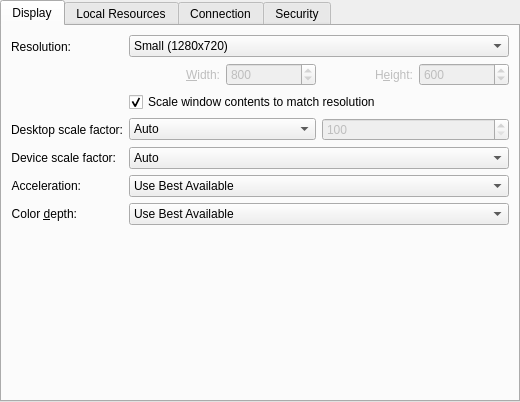
<?xml version="1.0" encoding="UTF-8"?>
<ui version="4.0">
 <class>RdpPreferences</class>
 <widget class="QWidget" name="RdpPreferences">
  <property name="geometry">
   <rect>
    <x>0</x>
    <y>0</y>
    <width>520</width>
    <height>360</height>
   </rect>
  </property>
  <layout class="QVBoxLayout" name="verticalLayout">
   <property name="leftMargin">
    <number>0</number>
   </property>
   <property name="topMargin">
    <number>0</number>
   </property>
   <property name="rightMargin">
    <number>0</number>
   </property>
   <property name="bottomMargin">
    <number>0</number>
   </property>
   <item>
    <widget class="QTabWidget" name="settingsTabs">
     <property name="currentIndex">
      <number>0</number>
     </property>
     <widget class="QWidget" name="displayTab">
      <attribute name="title">
       <string>Display</string>
      </attribute>
      <layout class="QFormLayout" name="displayLayout">
       <item row="0" column="0">
        <widget class="QLabel" name="resolutionLabel">
         <property name="text">
          <string>Resolution:</string>
         </property>
         <property name="alignment">
          <set>Qt::AlignmentFlag::AlignRight|Qt::AlignmentFlag::AlignTrailing|Qt::AlignmentFlag::AlignVCenter</set>
         </property>
        </widget>
       </item>
       <item row="0" column="1">
        <widget class="QWidget" name="resolutionField">
         <layout class="QVBoxLayout" name="resolutionFieldLayout">
          <property name="leftMargin">
           <number>0</number>
          </property>
          <property name="topMargin">
           <number>0</number>
          </property>
          <property name="rightMargin">
           <number>0</number>
          </property>
          <property name="bottomMargin">
           <number>0</number>
          </property>
          <item>
           <widget class="KComboBox" name="kcfg_Resolution">
            <property name="sizePolicy">
             <sizepolicy hsizetype="MinimumExpanding" vsizetype="Fixed">
              <horstretch>0</horstretch>
              <verstretch>0</verstretch>
             </sizepolicy>
            </property>
            <property name="minimumSize">
             <size>
              <width>280</width>
              <height>0</height>
             </size>
            </property>
            <property name="whatsThis">
             <string>Here you can specify the resolution of the remote desktop. This resolution determines the size of the desktop that will be presented to you.</string>
            </property>
            <property name="currentIndex">
             <number>0</number>
            </property>
            <item>
             <property name="text">
              <string>Small (1280x720)</string>
             </property>
            </item>
            <item>
             <property name="text">
              <string>Medium (1600x900)</string>
             </property>
            </item>
            <item>
             <property name="text">
              <string>Large (1920x1080)</string>
             </property>
            </item>
            <item>
             <property name="text">
              <string>Current Window Size</string>
             </property>
            </item>
            <item>
             <property name="text">
              <string>Current Screen Resolution</string>
             </property>
            </item>
            <item>
             <property name="text">
              <string>Custom Resolution (…)</string>
             </property>
            </item>
            <item>
             <property name="text">
              <string>Use All Screens Resolution</string>
             </property>
            </item>
           </widget>
          </item>
          <item>
           <widget class="QWidget" name="customResolution">
            <layout class="QHBoxLayout" name="customResolutionLayout">
             <property name="leftMargin">
              <number>0</number>
             </property>
             <property name="topMargin">
              <number>0</number>
             </property>
             <property name="rightMargin">
              <number>0</number>
             </property>
             <property name="bottomMargin">
              <number>0</number>
             </property>
             <item>
              <widget class="QLabel" name="widthLabel">
               <property name="enabled">
                <bool>false</bool>
               </property>
               <property name="text">
                <string>&amp;Width:</string>
               </property>
               <property name="alignment">
                <set>Qt::AlignmentFlag::AlignRight|Qt::AlignmentFlag::AlignTrailing|Qt::AlignmentFlag::AlignVCenter</set>
               </property>
               <property name="buddy">
                <cstring>kcfg_Width</cstring>
               </property>
              </widget>
             </item>
             <item>
              <widget class="QSpinBox" name="kcfg_Width">
               <property name="enabled">
                <bool>false</bool>
               </property>
               <property name="whatsThis">
                <string>This is the width of the remote desktop. You can only change this value manually if you select Custom as desktop resolution above.</string>
               </property>
               <property name="maximum">
                <number>9999</number>
               </property>
               <property name="value">
                <number>800</number>
               </property>
              </widget>
             </item>
             <item>
              <widget class="QLabel" name="heightLabel">
               <property name="enabled">
                <bool>false</bool>
               </property>
               <property name="text">
                <string>H&amp;eight:</string>
               </property>
               <property name="alignment">
                <set>Qt::AlignmentFlag::AlignRight|Qt::AlignmentFlag::AlignTrailing|Qt::AlignmentFlag::AlignVCenter</set>
               </property>
               <property name="buddy">
                <cstring>kcfg_Height</cstring>
               </property>
              </widget>
             </item>
             <item>
              <widget class="QSpinBox" name="kcfg_Height">
               <property name="enabled">
                <bool>false</bool>
               </property>
               <property name="whatsThis">
                <string>This is the height of the remote desktop. You can only change this value manually if you select Custom as desktop resolution above.</string>
               </property>
               <property name="maximum">
                <number>9999</number>
               </property>
               <property name="value">
                <number>600</number>
               </property>
              </widget>
             </item>
            </layout>
           </widget>
          </item>
         </layout>
        </widget>
       </item>
       <item row="1" column="1">
        <widget class="QCheckBox" name="kcfg_ScaleToSize">
         <property name="minimumSize">
          <size>
           <width>0</width>
           <height>0</height>
          </size>
         </property>
         <property name="text">
          <string>Scale window contents to match resolution</string>
         </property>
         <property name="checked">
          <bool>true</bool>
         </property>
        </widget>
       </item>
       <item row="2" column="0">
        <widget class="QLabel" name="desktopScaleFactorLabel">
         <property name="text">
          <string>Desktop scale factor:</string>
         </property>
         <property name="alignment">
          <set>Qt::AlignmentFlag::AlignRight|Qt::AlignmentFlag::AlignTrailing|Qt::AlignmentFlag::AlignVCenter</set>
         </property>
         <property name="buddy">
          <cstring>kcfg_DesktopScaleFactorCustom</cstring>
         </property>
        </widget>
       </item>
       <item row="2" column="1">
        <layout class="QHBoxLayout" name="desktopScaleFactorLayout">
         <property name="leftMargin">
          <number>0</number>
         </property>
         <property name="topMargin">
          <number>0</number>
         </property>
         <property name="rightMargin">
          <number>0</number>
         </property>
         <property name="bottomMargin">
          <number>0</number>
         </property>
         <item>
          <widget class="KComboBox" name="kcfg_DesktopScaleFactor">
           <property name="sizePolicy">
            <sizepolicy hsizetype="MinimumExpanding" vsizetype="Fixed">
             <horstretch>0</horstretch>
             <verstretch>0</verstretch>
            </sizepolicy>
           </property>
           <item>
            <property name="text">
             <string>Auto</string>
            </property>
           </item>
           <item>
            <property name="text">
             <string>Do not scale</string>
            </property>
           </item>
           <item>
            <property name="text">
             <string>Custom</string>
            </property>
           </item>
          </widget>
         </item>
         <item>
          <widget class="QSpinBox" name="kcfg_DesktopScaleFactorCustom">
           <property name="enabled">
            <bool>false</bool>
           </property>
           <property name="sizePolicy">
            <sizepolicy hsizetype="MinimumExpanding" vsizetype="Fixed">
             <horstretch>0</horstretch>
             <verstretch>0</verstretch>
            </sizepolicy>
           </property>
           <property name="minimum">
            <number>100</number>
           </property>
           <property name="maximum">
            <number>500</number>
           </property>
           <property name="value">
            <number>100</number>
           </property>
          </widget>
         </item>
        </layout>
       </item>
       <item row="3" column="0">
        <widget class="QLabel" name="deviceScaleFactorLabel">
         <property name="text">
          <string>Device scale factor:</string>
         </property>
         <property name="alignment">
          <set>Qt::AlignmentFlag::AlignRight|Qt::AlignmentFlag::AlignTrailing|Qt::AlignmentFlag::AlignVCenter</set>
         </property>
         <property name="buddy">
          <cstring>kcfg_DeviceScaleFactor</cstring>
         </property>
        </widget>
       </item>
       <item row="3" column="1">
        <widget class="KComboBox" name="kcfg_DeviceScaleFactor">
         <property name="sizePolicy">
          <sizepolicy hsizetype="MinimumExpanding" vsizetype="Fixed">
           <horstretch>0</horstretch>
           <verstretch>0</verstretch>
          </sizepolicy>
         </property>
         <property name="minimumSize">
          <size>
           <width>280</width>
           <height>0</height>
          </size>
         </property>
         <item>
          <property name="text">
           <string>Auto</string>
          </property>
         </item>
         <item>
          <property name="text">
           <string>100</string>
          </property>
         </item>
         <item>
          <property name="text">
           <string>140</string>
          </property>
         </item>
         <item>
          <property name="text">
           <string>180</string>
          </property>
         </item>
        </widget>
       </item>
       <item row="4" column="0">
        <widget class="QLabel" name="accelerationLabel">
         <property name="text">
          <string>Acceleration:</string>
         </property>
         <property name="alignment">
          <set>Qt::AlignmentFlag::AlignRight|Qt::AlignmentFlag::AlignTrailing|Qt::AlignmentFlag::AlignVCenter</set>
         </property>
        </widget>
       </item>
       <item row="4" column="1">
        <widget class="KComboBox" name="kcfg_Acceleration">
         <property name="sizePolicy">
          <sizepolicy hsizetype="MinimumExpanding" vsizetype="Fixed">
           <horstretch>0</horstretch>
           <verstretch>0</verstretch>
          </sizepolicy>
         </property>
         <property name="minimumSize">
          <size>
           <width>280</width>
           <height>0</height>
          </size>
         </property>
         <item>
          <property name="text">
           <string comment="Use best acceleration supported by both the server and krdc">Use Best Available</string>
          </property>
         </item>
         <item>
          <property name="text">
           <string>Force H.264</string>
          </property>
         </item>
         <item>
          <property name="text">
           <string>Force RemoteFX</string>
          </property>
         </item>
         <item>
          <property name="text">
           <string>Disable All Acceleration</string>
          </property>
         </item>
        </widget>
       </item>
       <item row="5" column="0">
        <widget class="QLabel" name="colorDepthLabel">
         <property name="text">
          <string>Color &amp;depth:</string>
         </property>
         <property name="alignment">
          <set>Qt::AlignmentFlag::AlignRight|Qt::AlignmentFlag::AlignTrailing|Qt::AlignmentFlag::AlignVCenter</set>
         </property>
         <property name="buddy">
          <cstring>kcfg_ColorDepth</cstring>
         </property>
        </widget>
       </item>
       <item row="5" column="1">
        <widget class="KComboBox" name="kcfg_ColorDepth">
         <property name="sizePolicy">
          <sizepolicy hsizetype="MinimumExpanding" vsizetype="Fixed">
           <horstretch>0</horstretch>
           <verstretch>0</verstretch>
          </sizepolicy>
         </property>
         <property name="minimumSize">
          <size>
           <width>280</width>
           <height>0</height>
          </size>
         </property>
         <item>
          <property name="text">
           <string comment="Use best color depth supported by both the server and krdc">Use Best Available</string>
          </property>
         </item>
         <item>
          <property name="text">
           <string>True Color with Alpha (32 Bit)</string>
          </property>
         </item>
         <item>
          <property name="text">
           <string>True Color (24 Bit)</string>
          </property>
         </item>
         <item>
          <property name="text">
           <string>High Color (16 Bit)</string>
          </property>
         </item>
         <item>
          <property name="text">
           <string>Low Color (8 Bit)</string>
          </property>
         </item>
        </widget>
       </item>
      </layout>
     </widget>
     <widget class="QWidget" name="localResourcesTab">
      <attribute name="title">
       <string>Local Resources</string>
      </attribute>
      <layout class="QFormLayout" name="localResourcesLayout">
       <item row="0" column="0">
        <widget class="QLabel" name="soundLabel">
         <property name="text">
          <string comment="label for soundsettings in preferences dialog">Sound:</string>
         </property>
         <property name="alignment">
          <set>Qt::AlignmentFlag::AlignRight|Qt::AlignmentFlag::AlignTrailing|Qt::AlignmentFlag::AlignVCenter</set>
         </property>
         <property name="buddy">
          <cstring>kcfg_Sound</cstring>
         </property>
        </widget>
       </item>
       <item row="0" column="1">
        <widget class="KComboBox" name="kcfg_Sound">
         <property name="sizePolicy">
          <sizepolicy hsizetype="MinimumExpanding" vsizetype="Fixed">
           <horstretch>0</horstretch>
           <verstretch>0</verstretch>
          </sizepolicy>
         </property>
         <property name="minimumSize">
          <size>
           <width>280</width>
           <height>0</height>
          </size>
         </property>
         <item>
          <property name="text">
           <string>On This Computer</string>
          </property>
         </item>
         <item>
          <property name="text">
           <string>On Remote Computer</string>
          </property>
         </item>
         <item>
          <property name="text">
           <string>Disable Sound</string>
          </property>
         </item>
        </widget>
       </item>
       <item row="1" column="0">
        <widget class="QLabel" name="layoutLabel">
         <property name="text">
          <string>&amp;Keyboard layout:</string>
         </property>
         <property name="alignment">
          <set>Qt::AlignmentFlag::AlignRight|Qt::AlignmentFlag::AlignTrailing|Qt::AlignmentFlag::AlignVCenter</set>
         </property>
         <property name="buddy">
          <cstring>kcfg_KeyboardLayout</cstring>
         </property>
        </widget>
       </item>
       <item row="1" column="1">
        <widget class="KComboBox" name="kcfg_KeyboardLayout">
         <property name="sizePolicy">
          <sizepolicy hsizetype="MinimumExpanding" vsizetype="Fixed">
           <horstretch>0</horstretch>
           <verstretch>0</verstretch>
          </sizepolicy>
         </property>
         <property name="minimumSize">
          <size>
           <width>280</width>
           <height>0</height>
          </size>
         </property>
         <property name="whatsThis">
          <string>Use this to specify your keyboard layout. This layout setting is used to send the correct keyboard codes to the server.</string>
         </property>
         <property name="currentIndex">
          <number>0</number>
         </property>
         <item>
          <property name="text">
           <string>Same as This Computer</string>
          </property>
         </item>
         <item>
          <property name="text">
           <string>Arabic (ar)</string>
          </property>
         </item>
         <item>
          <property name="text">
           <string>Czech (cs)</string>
          </property>
         </item>
         <item>
          <property name="text">
           <string>Danish (da)</string>
          </property>
         </item>
         <item>
          <property name="text">
           <string>German (de)</string>
          </property>
         </item>
         <item>
          <property name="text">
           <string>Swiss German (de-ch)</string>
          </property>
         </item>
         <item>
          <property name="text">
           <string>American Dvorak (en-dv)</string>
          </property>
         </item>
         <item>
          <property name="text">
           <string>British English (en-gb)</string>
          </property>
         </item>
         <item>
          <property name="text">
           <string>US English (en-us)</string>
          </property>
         </item>
         <item>
          <property name="text">
           <string>Spanish (es)</string>
          </property>
         </item>
         <item>
          <property name="text">
           <string>Estonian (et)</string>
          </property>
         </item>
         <item>
          <property name="text">
           <string>Finnish (fi)</string>
          </property>
         </item>
         <item>
          <property name="text">
           <string>Faroese (fo)</string>
          </property>
         </item>
         <item>
          <property name="text">
           <string>French (fr)</string>
          </property>
         </item>
         <item>
          <property name="text">
           <string>Belgian (fr-be)</string>
          </property>
         </item>
         <item>
          <property name="text">
           <string>French Canadian (fr-ca)</string>
          </property>
         </item>
         <item>
          <property name="text">
           <string>Swiss French (fr-ch)</string>
          </property>
         </item>
         <item>
          <property name="text">
           <string>Hebrew (he)</string>
          </property>
         </item>
         <item>
          <property name="text">
           <string>Croatian (hr)</string>
          </property>
         </item>
         <item>
          <property name="text">
           <string>Hungarian (hu)</string>
          </property>
         </item>
         <item>
          <property name="text">
           <string>Icelandic (is)</string>
          </property>
         </item>
         <item>
          <property name="text">
           <string>Italian (it)</string>
          </property>
         </item>
         <item>
          <property name="text">
           <string>Japanese (ja)</string>
          </property>
         </item>
         <item>
          <property name="text">
           <string>Korean (ko)</string>
          </property>
         </item>
         <item>
          <property name="text">
           <string>Lithuanian (lt)</string>
          </property>
         </item>
         <item>
          <property name="text">
           <string>Latvian (lv)</string>
          </property>
         </item>
         <item>
          <property name="text">
           <string>Macedonian (mk)</string>
          </property>
         </item>
         <item>
          <property name="text">
           <string>Dutch (nl)</string>
          </property>
         </item>
         <item>
          <property name="text">
           <string>Belgian Dutch (nl-be)</string>
          </property>
         </item>
         <item>
          <property name="text">
           <string>Norwegian (no)</string>
          </property>
         </item>
         <item>
          <property name="text">
           <string>Polish (pl)</string>
          </property>
         </item>
         <item>
          <property name="text">
           <string>Portuguese (pt)</string>
          </property>
         </item>
         <item>
          <property name="text">
           <string>Brazilian (pt-br)</string>
          </property>
         </item>
         <item>
          <property name="text">
           <string>Russian (ru)</string>
          </property>
         </item>
         <item>
          <property name="text">
           <string>Slovenian (sl)</string>
          </property>
         </item>
         <item>
          <property name="text">
           <string>Swedish (sv)</string>
          </property>
         </item>
         <item>
          <property name="text">
           <string>Thai (th)</string>
          </property>
         </item>
         <item>
          <property name="text">
           <string>Turkish (tr)</string>
          </property>
         </item>
        </widget>
       </item>
       <item row="2" column="0">
        <widget class="QLabel" name="shareMediaLabel">
         <property name="text">
          <string>Shared folder:</string>
         </property>
         <property name="alignment">
          <set>Qt::AlignmentFlag::AlignRight|Qt::AlignmentFlag::AlignTrailing|Qt::AlignmentFlag::AlignVCenter</set>
         </property>
        </widget>
       </item>
       <item row="2" column="1">
        <widget class="SharedFolderField" name="kcfg_ShareMedia">
         <property name="sizePolicy">
          <sizepolicy hsizetype="MinimumExpanding" vsizetype="Fixed">
           <horstretch>0</horstretch>
           <verstretch>0</verstretch>
          </sizepolicy>
         </property>
         <property name="toolTip">
          <string>A folder on this computer that the remote computer can read and write.</string>
         </property>
        </widget>
       </item>
       <item row="3" column="0">
        <widget class="QLabel" name="shareSmartcardLabel">
         <property name="text">
          <string comment="@label:listbox">Shared smartcard:</string>
         </property>
         <property name="buddy">
          <cstring>kcfg_SmartcardName</cstring>
         </property>
        </widget>
       </item>
       <item row="3" column="1">
        <widget class="SmartcardReaderField" name="kcfg_SmartcardName">
         <property name="sizePolicy">
          <sizepolicy hsizetype="MinimumExpanding" vsizetype="Fixed">
           <horstretch>0</horstretch>
           <verstretch>0</verstretch>
          </sizepolicy>
         </property>
        </widget>
       </item>
       <item row="4" column="1">
        <widget class="QCheckBox" name="kcfg_RedirectSecurityKeys">
         <property name="text">
          <string>Redirect security keys (WebAuthn/FIDO2)</string>
         </property>
         <property name="toolTip">
          <string>Lets the remote computer use security keys connected to this computer. You will be asked for the key's PIN when it is needed.</string>
         </property>
        </widget>
       </item>
      </layout>
     </widget>
     <widget class="QWidget" name="connectionTab">
      <attribute name="title">
       <string>Connection</string>
      </attribute>
      <layout class="QFormLayout" name="connectionLayout">
       <item row="0" column="0">
        <widget class="QLabel" name="sessionLabel">
         <property name="text">
          <string>Session:</string>
         </property>
        </widget>
       </item>
       <item row="0" column="1">
        <widget class="QCheckBox" name="kcfg_ConsoleMode">
         <property name="text">
          <string>Connect to the console (admin) session</string>
         </property>
         <property name="toolTip">
          <string>Connect to the session an administrator uses to manage the remote computer, instead of a new user session.</string>
         </property>
        </widget>
       </item>
       <item row="1" column="1">
        <widget class="QCheckBox" name="kcfg_PreventSessionLock">
         <property name="text">
          <string>Keep the remote session from locking</string>
         </property>
         <property name="toolTip">
          <string>Move the remote mouse pointer every few minutes so that the remote computer does not lock the session while it is idle.</string>
         </property>
        </widget>
       </item>
       <item row="2" column="0" colspan="2">
        <spacer name="routeSpacing">
         <property name="orientation">
          <enum>Qt::Orientation::Vertical</enum>
         </property>
         <property name="sizeType">
          <enum>QSizePolicy::Policy::Fixed</enum>
         </property>
         <property name="sizeHint" stdset="0">
          <size>
           <width>0</width>
           <height>8</height>
          </size>
         </property>
        </spacer>
       </item>
       <item row="3" column="0">
        <widget class="QWidget" name="gatewayIndent" />
       </item>
       <item row="3" column="1">
        <widget class="QCheckBox" name="kcfg_UseGateway">
         <property name="text">
          <string>Connect through a Remote Desktop Gateway</string>
         </property>
        </widget>
       </item>
       <item row="4" column="0">
        <widget class="QLabel" name="gServerLabel">
         <property name="text">
          <string>Server:</string>
         </property>
        </widget>
       </item>
       <item row="4" column="1">
        <widget class="KLineEdit" name="kcfg_GatewayServer">
         <property name="placeholderText">
          <string>host:port</string>
         </property>
        </widget>
       </item>
       <item row="5" column="0">
        <widget class="QLabel" name="gUsernameLabel">
         <property name="text">
          <string>Username:</string>
         </property>
        </widget>
       </item>
       <item row="5" column="1">
        <widget class="KLineEdit" name="kcfg_GatewayUsername" />
       </item>
       <item row="6" column="0">
        <widget class="QLabel" name="gPasswordLabel">
         <property name="text">
          <string>Password:</string>
         </property>
        </widget>
       </item>
       <item row="6" column="1">
        <widget class="KPasswordLineEdit" name="kcfg_GatewayPassword" />
       </item>
       <item row="7" column="0">
        <widget class="QLabel" name="gDomainLabel">
         <property name="text">
          <string>Domain:</string>
         </property>
        </widget>
       </item>
       <item row="7" column="1">
        <widget class="KLineEdit" name="kcfg_GatewayDomain" />
       </item>
       <item row="8" column="0">
        <widget class="QLabel" name="gTransportTypeLabel">
         <property name="text">
          <string>Transport type:</string>
         </property>
        </widget>
       </item>
       <item row="8" column="1">
        <widget class="QComboBox" name="kcfg_GatewayTransportType">
         <property name="sizePolicy">
          <sizepolicy hsizetype="Expanding" vsizetype="Fixed">
           <horstretch>0</horstretch>
           <verstretch>0</verstretch>
          </sizepolicy>
         </property>
         <item>
          <property name="text">
           <string>Auto</string>
          </property>
         </item>
         <item>
          <property name="text">
           <string>HTTP</string>
          </property>
         </item>
         <item>
          <property name="text">
           <string>RPC</string>
          </property>
         </item>
        </widget>
       </item>
       <item row="9" column="0">
        <widget class="QWidget" name="proxyIndent" />
       </item>
       <item row="9" column="1">
        <widget class="QCheckBox" name="kcfg_UseProxy">
         <property name="text">
          <string>Connect through a proxy server</string>
         </property>
        </widget>
       </item>
       <item row="10" column="0">
        <widget class="QLabel" name="pHostLabel">
         <property name="text">
          <string>Server:</string>
         </property>
        </widget>
       </item>
       <item row="10" column="1">
        <widget class="KLineEdit" name="kcfg_ProxyHost">
         <property name="placeholderText">
          <string>host:port</string>
         </property>
        </widget>
       </item>
       <item row="11" column="0">
        <widget class="QLabel" name="pUsernameLabel">
         <property name="text">
          <string>Username:</string>
         </property>
        </widget>
       </item>
       <item row="11" column="1">
        <widget class="KLineEdit" name="kcfg_ProxyUsername" />
       </item>
       <item row="12" column="0">
        <widget class="QLabel" name="pPasswordLabel">
         <property name="text">
          <string>Password:</string>
         </property>
        </widget>
       </item>
       <item row="12" column="1">
        <widget class="KPasswordLineEdit" name="kcfg_ProxyPassword" />
       </item>
       <item row="13" column="0">
        <widget class="QLabel" name="protocolLabel">
         <property name="text">
          <string>Protocol:</string>
         </property>
        </widget>
       </item>
       <item row="13" column="1">
        <widget class="QComboBox" name="kcfg_ProxyProtocol">
         <property name="sizePolicy">
          <sizepolicy hsizetype="Expanding" vsizetype="Fixed">
           <horstretch>0</horstretch>
           <verstretch>0</verstretch>
          </sizepolicy>
         </property>
         <item>
          <property name="text">
           <string>HTTP</string>
          </property>
         </item>
         <item>
          <property name="text">
           <string>SOCKS</string>
          </property>
         </item>
        </widget>
       </item>
       <item row="14" column="0" colspan="2">
        <widget class="QWidget" name="sshTunnelSection">
         <layout class="QHBoxLayout" name="sshTunnelLayout">
          <property name="leftMargin">
           <number>0</number>
          </property>
          <property name="topMargin">
           <number>0</number>
          </property>
          <property name="rightMargin">
           <number>0</number>
          </property>
          <property name="bottomMargin">
           <number>0</number>
          </property>
         </layout>
        </widget>
       </item>
      </layout>
     </widget>
     <widget class="QWidget" name="securityTab">
      <attribute name="title">
       <string>Security</string>
      </attribute>
      <layout class="QFormLayout" name="securityLayout">
       <item row="0" column="0">
        <widget class="QLabel" name="protocolsLabel">
         <property name="text">
          <string>Protocols:</string>
         </property>
        </widget>
       </item>
       <item row="0" column="1">
        <layout class="QHBoxLayout" name="protocolsLayout">
         <item>
          <widget class="QCheckBox" name="kcfg_SecurityNLA">
           <property name="text">
            <string>NLA</string>
           </property>
           <property name="toolTip">
            <string>Network Level Authentication: sign in before the remote session starts.</string>
           </property>
          </widget>
         </item>
         <item>
          <widget class="QCheckBox" name="kcfg_SecurityTLS">
           <property name="text">
            <string>TLS</string>
           </property>
           <property name="toolTip">
            <string>TLS encryption, signing in on the login screen of the remote computer.</string>
           </property>
          </widget>
         </item>
         <item>
          <widget class="QCheckBox" name="kcfg_SecurityRDP">
           <property name="text">
            <string>RDP</string>
           </property>
           <property name="toolTip">
            <string>Standard RDP security, the older encryption built into the protocol.</string>
           </property>
          </widget>
         </item>
         <item>
          <widget class="QCheckBox" name="kcfg_SecurityEXT">
           <property name="text">
            <string>Ext</string>
           </property>
           <property name="toolTip">
            <string>Extended Network Level Authentication, which also checks that the account may sign in before the session starts.</string>
           </property>
          </widget>
         </item>
         <item>
          <spacer name="protocolsSpacer">
           <property name="orientation">
            <enum>Qt::Orientation::Horizontal</enum>
           </property>
           <property name="sizeHint" stdset="0">
            <size>
             <width>40</width>
             <height>20</height>
            </size>
           </property>
          </spacer>
         </item>
        </layout>
       </item>
       <item row="1" column="0">
        <widget class="QLabel" name="TlsSecLevelLabel">
         <property name="text">
          <string>TLS security level:</string>
         </property>
         <property name="buddy">
          <cstring>kcfg_TlsSecLevel</cstring>
         </property>
        </widget>
       </item>
       <item row="1" column="1">
        <widget class="KComboBox" name="kcfg_TlsSecLevel">
         <property name="toolTip">
          <string>The weakest TLS encryption to accept. A higher level may refuse to connect to older servers.</string>
         </property>
         <property name="sizePolicy">
          <sizepolicy hsizetype="MinimumExpanding" vsizetype="Fixed">
           <horstretch>0</horstretch>
           <verstretch>0</verstretch>
          </sizepolicy>
         </property>
         <item>
          <property name="text">
           <string>Any</string>
          </property>
         </item>
         <item>
          <property name="text">
           <string>80 bit</string>
          </property>
         </item>
         <item>
          <property name="text">
           <string>112 bit</string>
          </property>
         </item>
         <item>
          <property name="text">
           <string>128 bit</string>
          </property>
         </item>
         <item>
          <property name="text">
           <string>192 bit</string>
          </property>
         </item>
         <item>
          <property name="text">
           <string>256 bit</string>
          </property>
         </item>
        </widget>
       </item>
       <item row="2" column="0">
        <widget class="QLabel" name="authPkgListLabel">
         <property name="text">
          <string>Authentication packages:</string>
         </property>
         <property name="toolTip">
          <string>Checked packages may be used during CredSSP/NLA negotiation; unchecked packages are explicitly forbidden. For Kerberos-only authentication (e.g. Active Directory Protected Users accounts), uncheck NTLM.</string>
         </property>
        </widget>
       </item>
       <item row="2" column="1">
        <layout class="QHBoxLayout" name="authPkgLayout">
         <item>
          <widget class="QCheckBox" name="kcfg_AuthPkgKerberos">
           <property name="text">
            <string>Kerberos</string>
           </property>
           <property name="toolTip">
            <string>Checked packages may be used during CredSSP/NLA negotiation; unchecked packages are explicitly forbidden. For Kerberos-only authentication (e.g. Active Directory Protected Users accounts), uncheck NTLM.</string>
           </property>
          </widget>
         </item>
         <item>
          <widget class="QCheckBox" name="kcfg_AuthPkgNtlm">
           <property name="text">
            <string>NTLM</string>
           </property>
           <property name="toolTip">
            <string>Checked packages may be used during CredSSP/NLA negotiation; unchecked packages are explicitly forbidden. For Kerberos-only authentication (e.g. Active Directory Protected Users accounts), uncheck NTLM.</string>
           </property>
          </widget>
         </item>
         <item>
          <widget class="QCheckBox" name="kcfg_AuthPkgU2u">
           <property name="text">
            <string>U2U</string>
           </property>
           <property name="toolTip">
            <string>Checked packages may be used during CredSSP/NLA negotiation; unchecked packages are explicitly forbidden. For Kerberos-only authentication (e.g. Active Directory Protected Users accounts), uncheck NTLM.</string>
           </property>
          </widget>
         </item>
         <item>
          <spacer name="authPkgSpacer">
           <property name="orientation">
            <enum>Qt::Orientation::Horizontal</enum>
           </property>
           <property name="sizeHint" stdset="0">
            <size>
             <width>40</width>
             <height>20</height>
            </size>
           </property>
          </spacer>
         </item>
        </layout>
       </item>
       <item row="3" column="1">
        <widget class="QCheckBox" name="kcfg_UseDefaultKerberosRealm">
         <property name="text">
          <string>Use the default Kerberos realm for unmapped domains</string>
         </property>
         <property name="toolTip">
          <string>Enable this for an alternate sign-in suffix that uses the default realm in your Kerberos configuration. The desktop and gateway login names may be sent to that realm. Leave this unchecked if the default realm is unrelated to this connection.</string>
         </property>
        </widget>
       </item>
      </layout>
     </widget>
    </widget>
   </item>
  </layout>
 </widget>
 <customwidgets>
  <customwidget>
   <class>KComboBox</class>
   <extends>QComboBox</extends>
   <header>kcombobox.h</header>
  </customwidget>
  <customwidget>
   <class>KLineEdit</class>
   <extends>QLineEdit</extends>
   <header>klineedit.h</header>
  </customwidget>
  <customwidget>
   <class>SharedFolderField</class>
   <extends>QComboBox</extends>
   <header>sharedfolderfield.h</header>
  </customwidget>
  <customwidget>
   <class>KPasswordLineEdit</class>
   <extends>QWidget</extends>
   <header>kpasswordlineedit.h</header>
  </customwidget>
  <customwidget>
   <class>SmartcardReaderField</class>
   <extends>QComboBox</extends>
   <header>smartcardreaderfield.h</header>
  </customwidget>
 </customwidgets>
 <tabstops>
  <tabstop>settingsTabs</tabstop>
  <tabstop>kcfg_Resolution</tabstop>
  <tabstop>kcfg_Width</tabstop>
  <tabstop>kcfg_Height</tabstop>
  <tabstop>kcfg_ScaleToSize</tabstop>
  <tabstop>kcfg_DesktopScaleFactor</tabstop>
  <tabstop>kcfg_DesktopScaleFactorCustom</tabstop>
  <tabstop>kcfg_DeviceScaleFactor</tabstop>
  <tabstop>kcfg_Acceleration</tabstop>
  <tabstop>kcfg_ColorDepth</tabstop>
  <tabstop>kcfg_Sound</tabstop>
  <tabstop>kcfg_KeyboardLayout</tabstop>
  <tabstop>kcfg_ShareMedia</tabstop>
  <tabstop>kcfg_SmartcardName</tabstop>
  <tabstop>kcfg_RedirectSecurityKeys</tabstop>
  <tabstop>kcfg_ConsoleMode</tabstop>
  <tabstop>kcfg_PreventSessionLock</tabstop>
  <tabstop>kcfg_UseGateway</tabstop>
  <tabstop>kcfg_GatewayServer</tabstop>
  <tabstop>kcfg_GatewayUsername</tabstop>
  <tabstop>kcfg_GatewayPassword</tabstop>
  <tabstop>kcfg_GatewayDomain</tabstop>
  <tabstop>kcfg_GatewayTransportType</tabstop>
  <tabstop>kcfg_UseProxy</tabstop>
  <tabstop>kcfg_ProxyHost</tabstop>
  <tabstop>kcfg_ProxyUsername</tabstop>
  <tabstop>kcfg_ProxyPassword</tabstop>
  <tabstop>kcfg_ProxyProtocol</tabstop>
  <tabstop>kcfg_SecurityNLA</tabstop>
  <tabstop>kcfg_SecurityTLS</tabstop>
  <tabstop>kcfg_SecurityRDP</tabstop>
  <tabstop>kcfg_SecurityEXT</tabstop>
  <tabstop>kcfg_TlsSecLevel</tabstop>
  <tabstop>kcfg_AuthPkgKerberos</tabstop>
  <tabstop>kcfg_AuthPkgNtlm</tabstop>
  <tabstop>kcfg_AuthPkgU2u</tabstop>
  <tabstop>kcfg_UseDefaultKerberosRealm</tabstop>
 </tabstops>
 <resources />
 <connections />
</ui>
